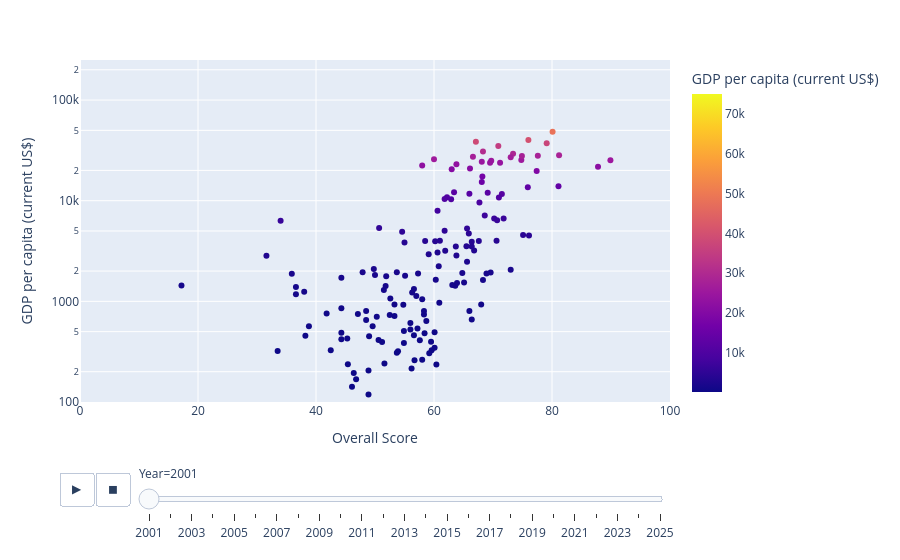

The notebook cell this image was saved under:
### Code cell
def scatter_freedom_development():
    px.scatter(
        df,
        x="Overall Score",
        y="GDP per capita (current US$)",
        hover_name="Country Name",
        animation_frame="Year",
        log_y=True,
        range_y=[100, 250000],
        range_x=[0, 100],
        color="GDP per capita (current US$)",
    ).show()


scatter_freedom_development()

### Figure 1 — Plotly figure (JSON) as saved in the notebook; plotly's stock layout.template omitted (floating-point values rounded to 4 significant figures; data arrays with more than 128 entries replaced by an {"elided": "..."} marker saying what was removed)
{"data": [{"hovertemplate": "<b>%{hovertext}</b><br><br>Year=2001<br>Overall Score=%{x}<br>GDP per capita (current US$)=%{marker.color}<extra></extra>", "hovertext": {"elided": "182 str values"}, "legendgroup": "", "marker": {"color": {"elided": "182 float values"}, "coloraxis": "coloraxis", "symbol": "circle"}, "mode": "markers", "name": "", "orientation": "v", "showlegend": false, "type": "scatter", "x": {"elided": "182 float values"}, "xaxis": "x", "y": {"elided": "182 float values"}, "yaxis": "y"}], "layout": {"coloraxis": {"colorbar": {"title": {"text": "GDP per capita (current US$)"}}, "colorscale": [[0, "#0d0887"], [0.1111, "#46039f"], [0.2222, "#7201a8"], [0.3333, "#9c179e"], [0.4444, "#bd3786"], [0.5556, "#d8576b"], [0.6667, "#ed7953"], [0.7778, "#fb9f3a"], [0.8889, "#fdca26"], [1, "#f0f921"]]}, "legend": {"tracegroupgap": 0}, "margin": {"t": 60}, "sliders": [{"active": 0, "currentvalue": {"prefix": "Year="}, "len": 0.9, "pad": {"b": 10, "t": 60}, "steps": [{"args": [["2001"], {"frame": {"duration": 0, "redraw": false}, "fromcurrent": true, "mode": "immediate", "transition": {"duration": 0, "easing": "linear"}}], "label": "2001", "method": "animate"}, {"args": [["2002"], {"frame": {"duration": 0, "redraw": false}, "fromcurrent": true, "mode": "immediate", "transition": {"duration": 0, "easing": "linear"}}], "label": "2002", "method": "animate"}, {"args": [["2003"], {"frame": {"duration": 0, "redraw": false}, "fromcurrent": true, "mode": "immediate", "transition": {"duration": 0, "easing": "linear"}}], "label": "2003", "method": "animate"}, {"args": [["2004"], {"frame": {"duration": 0, "redraw": false}, "fromcurrent": true, "mode": "immediate", "transition": {"duration": 0, "easing": "linear"}}], "label": "2004", "method": "animate"}, {"args": [["2005"], {"frame": {"duration": 0, "redraw": false}, "fromcurrent": true, "mode": "immediate", "transition": {"duration": 0, "easing": "linear"}}], "label": "2005", "method": "animate"}, {"args": [["2006"], {"frame": {"duration": 0, "redraw": false}, "fromcurrent": true, "mode": "immediate", "transition": {"duration": 0, "easing": "linear"}}], "label": "2006", "method": "animate"}, {"args": [["2007"], {"frame": {"duration": 0, "redraw": false}, "fromcurrent": true, "mode": "immediate", "transition": {"duration": 0, "easing": "linear"}}], "label": "2007", "method": "animate"}, {"args": [["2008"], {"frame": {"duration": 0, "redraw": false}, "fromcurrent": true, "mode": "immediate", "transition": {"duration": 0, "easing": "linear"}}], "label": "2008", "method": "animate"}, {"args": [["2009"], {"frame": {"duration": 0, "redraw": false}, "fromcurrent": true, "mode": "immediate", "transition": {"duration": 0, "easing": "linear"}}], "label": "2009", "method": "animate"}, {"args": [["2010"], {"frame": {"duration": 0, "redraw": false}, "fromcurrent": true, "mode": "immediate", "transition": {"duration": 0, "easing": "linear"}}], "label": "2010", "method": "animate"}, {"args": [["2011"], {"frame": {"duration": 0, "redraw": false}, "fromcurrent": true, "mode": "immediate", "transition": {"duration": 0, "easing": "linear"}}], "label": "2011", "method": "animate"}, {"args": [["2012"], {"frame": {"duration": 0, "redraw": false}, "fromcurrent": true, "mode": "immediate", "transition": {"duration": 0, "easing": "linear"}}], "label": "2012", "method": "animate"}, {"args": [["2013"], {"frame": {"duration": 0, "redraw": false}, "fromcurrent": true, "mode": "immediate", "transition": {"duration": 0, "easing": "linear"}}], "label": "2013", "method": "animate"}, {"args": [["2014"], {"frame": {"duration": 0, "redraw": false}, "fromcurrent": true, "mode": "immediate", "transition": {"duration": 0, "easing": "linear"}}], "label": "2014", "method": "animate"}, {"args": [["2015"], {"frame": {"duration": 0, "redraw": false}, "fromcurrent": true, "mode": "immediate", "transition": {"duration": 0, "easing": "linear"}}], "label": "2015", "method": "animate"}, {"args": [["2016"], {"frame": {"duration": 0, "redraw": false}, "fromcurrent": true, "mode": "immediate", "transition": {"duration": 0, "easing": "linear"}}], "label": "2016", "method": "animate"}, {"args": [["2017"], {"frame": {"duration": 0, "redraw": false}, "fromcurrent": true, "mode": "immediate", "transition": {"duration": 0, "easing": "linear"}}], "label": "2017", "method": "animate"}, {"args": [["2018"], {"frame": {"duration": 0, "redraw": false}, "fromcurrent": true, "mode": "immediate", "transition": {"duration": 0, "easing": "linear"}}], "label": "2018", "method": "animate"}, {"args": [["2019"], {"frame": {"duration": 0, "redraw": false}, "fromcurrent": true, "mode": "immediate", "transition": {"duration": 0, "easing": "linear"}}], "label": "2019", "method": "animate"}, {"args": [["2020"], {"frame": {"duration": 0, "redraw": false}, "fromcurrent": true, "mode": "immediate", "transition": {"duration": 0, "easing": "linear"}}], "label": "2020", "method": "animate"}, {"args": [["2021"], {"frame": {"duration": 0, "redraw": false}, "fromcurrent": true, "mode": "immediate", "transition": {"duration": 0, "easing": "linear"}}], "label": "2021", "method": "animate"}, {"args": [["2022"], {"frame": {"duration": 0, "redraw": false}, "fromcurrent": true, "mode": "immediate", "transition": {"duration": 0, "easing": "linear"}}], "label": "2022", "method": "animate"}, {"args": [["2023"], {"frame": {"duration": 0, "redraw": false}, "fromcurrent": true, "mode": "immediate", "transition": {"duration": 0, "easing": "linear"}}], "label": "2023", "method": "animate"}, {"args": [["2024"], {"frame": {"duration": 0, "redraw": false}, "fromcurrent": true, "mode": "immediate", "transition": {"duration": 0, "easing": "linear"}}], "label": "2024", "method": "animate"}, {"args": [["2025"], {"frame": {"duration": 0, "redraw": false}, "fromcurrent": true, "mode": "immediate", "transition": {"duration": 0, "easing": "linear"}}], "label": "2025", "method": "animate"}], "x": 0.1, "xanchor": "left", "y": 0, "yanchor": "top"}], "updatemenus": [{"buttons": [{"args": [null, {"frame": {"duration": 500, "redraw": false}, "fromcurrent": true, "mode": "immediate", "transition": {"duration": 500, "easing": "linear"}}], "label": "&#9654;", "method": "animate"}, {"args": [[null], {"frame": {"duration": 0, "redraw": false}, "fromcurrent": true, "mode": "immediate", "transition": {"duration": 0, "easing": "linear"}}], "label": "&#9724;", "method": "animate"}], "direction": "left", "pad": {"r": 10, "t": 70}, "showactive": false, "type": "buttons", "x": 0.1, "xanchor": "right", "y": 0, "yanchor": "top"}], "xaxis": {"anchor": "y", "domain": [0, 1], "range": [0, 100], "title": {"text": "Overall Score"}}, "yaxis": {"anchor": "x", "domain": [0, 1], "range": [2, 5.398], "title": {"text": "GDP per capita (current US$)"}, "type": "log"}}}
